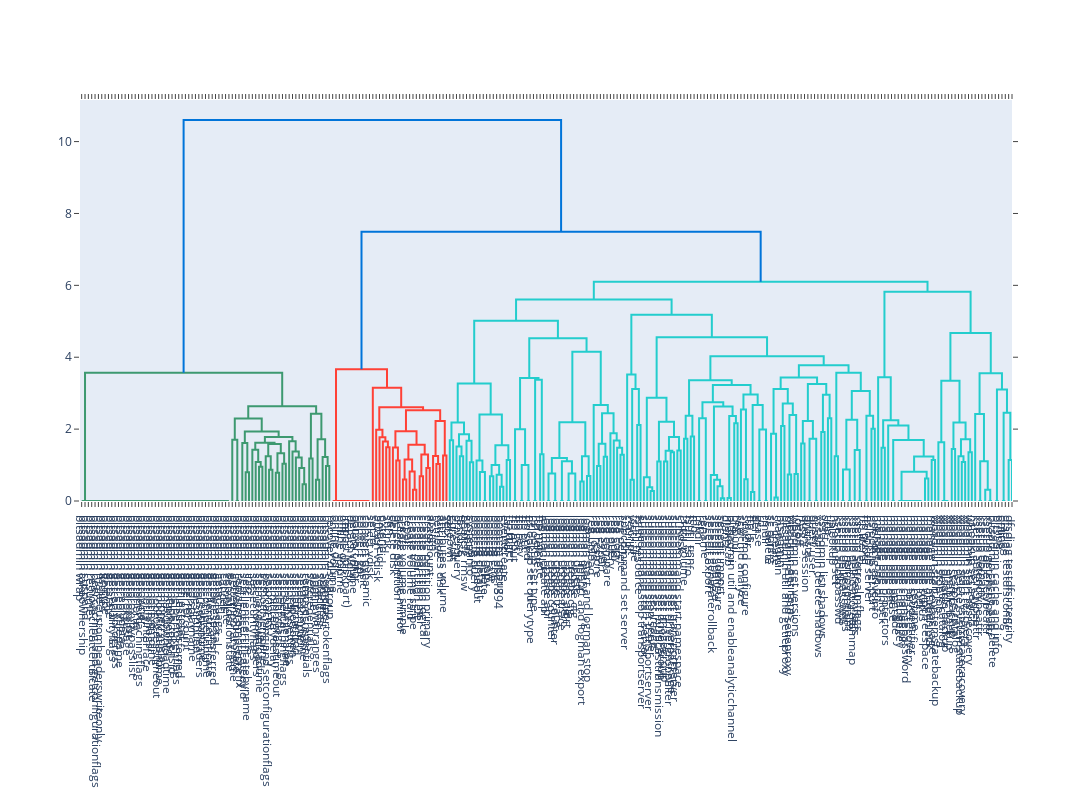

The code cell stored with this chart in its notebook:
### Code cell
fig = ff.create_dendrogram(new,  labels=new.index)
fig.update_layout(width=1600, height=800)
fig.write_image('./results/windows/wind_pars_dendo_high_sim.png')
fig.show()
